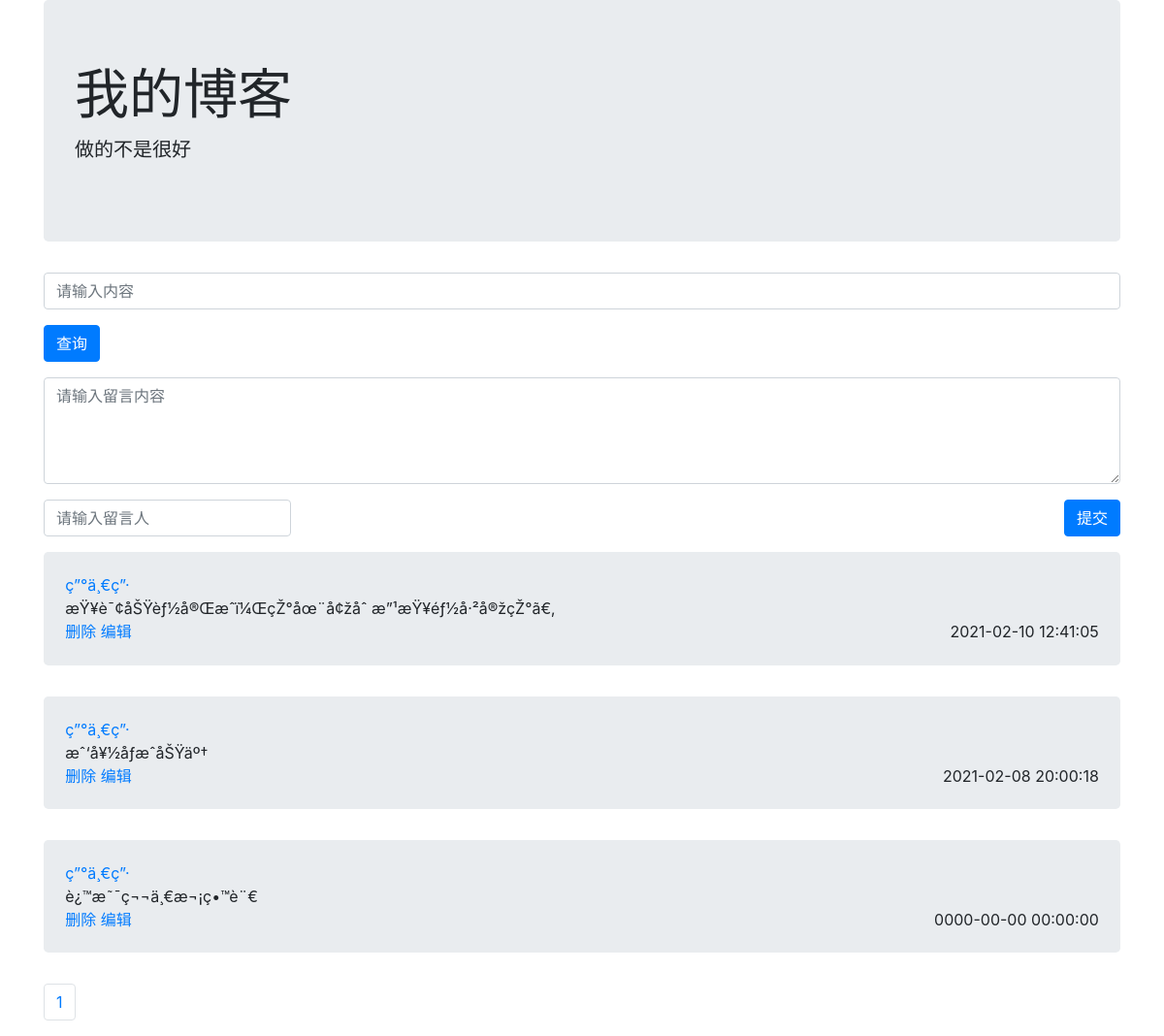
Screenshot of /index0.php with the database file from the repository.
### tables this page shows
CREATE TABLE `msg` (
  `id` int(11) NOT NULL AUTO_INCREMENT,
  `username` varchar(50) NOT NULL DEFAULT '',
  `content` varchar(500) NOT NULL DEFAULT '',
  `time` timestamp NOT NULL DEFAULT current_timestamp() ON UPDATE current_timestamp(),
  PRIMARY KEY (`id`)
);

### db.php (called while the page is built, shortened)
<?php
class DB{
    public $pdo = null;
    function __construct()
    {
        $dsn = 'mysql:dbname=php;host=127.0.0.1';
        $this->pdo = new PDO($dsn, 'root', '123456');
    }
    function read($sql){
        $sth = $this->pdo->prepare($sql);
        $sth->execute();
        $rows = $sth->fetchAll();
        return $rows;
    }
}
$db = new DB();

### index0.php (the view, shortened to what this page needs)
<?php
include('db.php');
$sql = "select count(*) as t from msg";
$total = $db->read($sql)[0]['t'];
$pageNum = 5;
$pageMax = ceil($total / $pageNum);
$page = $_GET['page'] ?? 1;
$offset = ($page - 1) * $pageNum;
$sql = "SELECT * FROM `msg` ORDER BY id DESC LIMIT $offset,5";
$rows = $db->read($sql);
?>
<!doctype html>
<html lang="en">
<head>
    <link rel="stylesheet" href="../bootstrap-样式/css/bootstrap.css">
</head>
<body>
    <div class="container">
        <div class="jumbotron">
            <h1 class="display-4">我的博客</h1>
            <p class="lead">做的不是很好</p>
        </div>
        <form action="select.php" method="GET">
            <p><input type="text" name="keywords" value="" placeholder="请输入内容" class='form-control'></p>
            <a href="select.php?keywords">
                <p><input type="submit" value="查询" class='btn btn-primary'></p>
            </a>
        </form>
        <form action="save.php" method='POST'>
            <div class='row'>
                <div class='col-12'>
                    <div class="form-group">
                        <textarea name='content' class="form-control" rows='4' placeholder="请输入留言内容"></textarea>
                    </div>
                </div>
                <div class='col-3'>
                    <div class="form-group">
                        <input name='username' class='form-control' type='text' placeholder="请输入留言人" />
                    </div>
                </div>
                <div class='col-9 d-flex'>
                    <div class="form-group ml-auto">
                        <input class='btn btn-primary' type='submit' value='提交' />
                    </div>
                </div>
            </div>
        </form>
        <div class='row'>
            <div class='col-12'>
                <?php
                foreach ($rows as $key => $msg) {
                ?>
                        <div class="jumbotron" style="padding: 2%;">
                            <div class='text-primary'><?php echo $msg['username']; ?></div>
                            <div><?php echo $msg['content']; ?></div>
                            <div style="float: right;"><?php echo $msg['time']; ?></div>
                            <a href="del.php?id=<?= $msg['id'] ?>" onclick="return confirm('是否要删除此条信息?')" >删除</a>
                            <a href="update.php?id=<?= $msg['id'] ?>" onclick="return confirm('是否要编辑此条信息?')">编辑</a>
                        </div>
                <?php
                }
                ?>
            </div>
        </div>
        <div class='row'>
            <div class='col-12'>
                <nav aria-label="Page navigation example">
                    <ul class="pagination">
                        <?php for ($i = 1; $i <= $pageMax; $i++) : ?>
                            <li class="page-item">
                                <a class="page-link" href="index0.php?page=<?php echo $i; ?>">
                                    <?php echo $i; ?>
                                </a>
                            </li>
                        <?php endfor; ?>
                    </ul>
                </nav>
            </div>
        </div>
    </div>
</body>
</html>

### index0.php (style rules this page uses)
body { background-image: url(./img/5.jpg); background-position: center 0; background-repeat: no-repeat; background-attachment: fixed; background-size:cover; -webkit-background-size: cover; -o-background-size: cover; -moz-background-size: cover; }

### rows the page displays
msg: username "ç”°ä¸€ç”·", content "æŸ¥è¯¢åŠŸèƒ½å®Œæˆï¼ŒçŽ°åœ¨å¢žåˆ æ”¹æŸ¥éƒ½å·²å®žçŽ°ã€‚", time "2021-02-10 12:41:05"
msg: username "ç”°ä¸€ç”·", content "æˆ‘å¥½åƒæˆåŠŸäº†", time "2021-02-08 20:00:18"
msg: username "ç”°ä¸€ç”·", content "è¿™æ˜¯ç¬¬ä¸€æ¬¡ç•™è¨€", time "0000-00-00 00:00:00"
